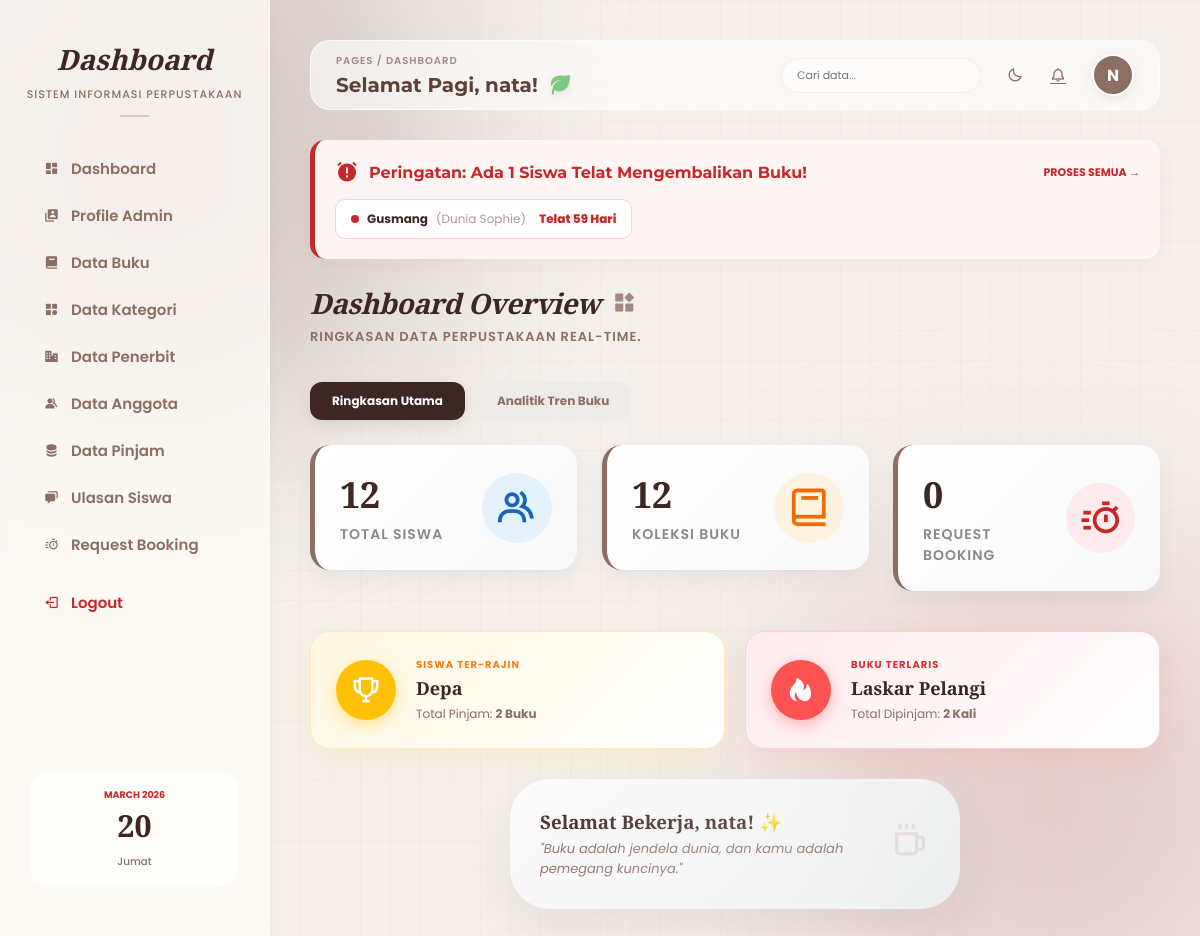
/dashboard.php (signed in), run on the app's committed database.
### tables this page shows
CREATE TABLE `users` (
  `id` int(11) NOT NULL,
  `nama` varchar(100) NOT NULL,
  `no_tlp` varchar(20) NOT NULL,
  `email` varchar(100) NOT NULL,
  `username` varchar(12) NOT NULL,
  `password` varchar(12) NOT NULL,
  `akses` varchar(12) NOT NULL
);

CREATE TABLE `tbl_peminjaman` (
  `id_peminjaman` int(11) NOT NULL,
  `id_buku` varchar(20) NOT NULL,
  `id_anggota` varchar(20) NOT NULL,
  `tgl_pinjam` date NOT NULL,
  `jatuh_tempo` date NOT NULL,
  `tgl_kembali` date DEFAULT NULL,
  `status` enum('Dipinjam','Kembali') NOT NULL DEFAULT 'Dipinjam',
  `denda` int(11) NOT NULL DEFAULT 0
);

CREATE TABLE `tbl_anggota` (
  `id_anggota` varchar(20) NOT NULL,
  `nama_anggota` varchar(100) NOT NULL,
  `kelas` varchar(50) NOT NULL,
  `no_tlp` varchar(20) NOT NULL,
  `status` enum('Aktif','Tidak Aktif') NOT NULL DEFAULT 'Aktif',
  `password` varchar(255) DEFAULT '123'
);

CREATE TABLE `tbl_buku` (
  `id_buku` varchar(10) NOT NULL,
  `judul_buku` varchar(200) NOT NULL,
  `sinopsis_buku` varchar(300) NOT NULL,
  `jumlah_halaman` int(11) NOT NULL,
  `jumlah_buku` int(11) NOT NULL,
  `id_kategori` varchar(10) NOT NULL,
  `id_penerbit` varchar(10) NOT NULL,
  `tahun_terbit` int(11) NOT NULL
);

### dashboard.php (the view, shortened to what this page needs)
<?php
include 'inc/koneksi.php';
$user = $_SESSION['username'];
$query = "SELECT * FROM users WHERE username='$user'";
$hasil = mysqli_query($koneksi, $query);
$tampil = mysqli_fetch_array($hasil);
$inisial = strtoupper(substr($tampil['username'], 0, 1));
$buku_stat = mysqli_fetch_assoc(mysqli_query($koneksi, "SELECT COUNT(*) as total FROM tbl_buku"));
$total_buku = $buku_stat['total'];
$anggota_stat = mysqli_fetch_assoc(mysqli_query($koneksi, "SELECT COUNT(*) as total FROM tbl_anggota"));
$total_anggota = $anggota_stat['total'];
$notif_q = mysqli_query($koneksi, "SELECT COUNT(*) as jumlah FROM tbl_booking WHERE status='Menunggu'");
$notif_d = mysqli_fetch_assoc($notif_q);
$jml_notif = $notif_d['jumlah'];
$tgl_sekarang = date('Y-m-d');
$q_telat = mysqli_query($koneksi, "
    SELECT p.*, a.nama_anggota, b.judul_buku
    FROM tbl_peminjaman p
    JOIN tbl_anggota a ON p.id_anggota = a.id_anggota
    JOIN tbl_buku b ON p.id_buku = b.id_buku
    WHERE p.status = 'Dipinjam' AND p.jatuh_tempo < '$tgl_sekarang'
");
$jml_telat = mysqli_num_rows($q_telat);
$q_rajin = mysqli_query($koneksi, "
    SELECT a.nama_anggota, COUNT(p.id_anggota) as total
    FROM tbl_peminjaman p
    JOIN tbl_anggota a ON p.id_anggota = a.id_anggota
    GROUP BY p.id_anggota
    ORDER BY total DESC LIMIT 1
");
$d_rajin = mysqli_fetch_assoc($q_rajin);
$q_laku = mysqli_query($koneksi, "
    SELECT b.judul_buku, COUNT(p.id_buku) as total
    FROM tbl_peminjaman p
    JOIN tbl_buku b ON p.id_buku = b.id_buku
    GROUP BY p.id_buku
    ORDER BY total DESC LIMIT 1
");
$d_laku = mysqli_fetch_assoc($q_laku);
$q_grafik = mysqli_query($koneksi, "
    SELECT b.judul_buku, COUNT(p.id_buku) as total
    FROM tbl_peminjaman p
    JOIN tbl_buku b ON p.id_buku = b.id_buku
    GROUP BY p.id_buku
    ORDER BY total DESC LIMIT 5
");
$hari_ini = date('l');
$tanggal = date('d');
$bulan_tahun = date('F Y');
$hari_indo = ['Sunday'=>'Minggu', 'Monday'=>'Senin', 'Tuesday'=>'Selasa', 'Wednesday'=>'Rabu', 'Thursday'=>'Kamis', 'Friday'=>'Jumat', 'Saturday'=>'Sabtu'];
$hari_fix = $hari_indo[$hari_ini];
?>
<!DOCTYPE html>
<html lang="id">
<head>
    <link href='https://unpkg.com/boxicons@2.1.4/css/boxicons.min.css' rel='stylesheet'>
    <link rel="stylesheet" href="style.css?v=<?php echo time(); ?>">
</head>
<body>
    <div class="dashboard-container">
        <div class="sidebar">
            <div class="sidebar-header">
                <h2>Dashboard</h2>
                <p>Sistem Informasi Perpustakaan</p>
            </div>
            <ul class="nav-links">
                <li><a href="dashboard.php"><i class='bx bxs-dashboard'></i> Dashboard</a></li>
                <li><a href="?page=profile"><i class='bx bxs-user-account'></i> Profile Admin</a></li>
                <li><a href="?page=buku"><i class='bx bxs-book'></i> Data Buku</a></li>
                <li><a href="?page=kategori"><i class='bx bxs-category'></i> Data Kategori</a></li>
                <li><a href="?page=penerbit"><i class='bx bxs-business'></i> Data Penerbit</a></li>
                <li><a href="?page=anggota"><i class='bx bxs-group'></i> Data Anggota</a></li>
                <li><a href="?page=peminjaman"><i class='bx bxs-data'></i> Data Pinjam</a></li>
                <li><a href="?page=ulasan"><i class='bx bxs-chat'></i> Ulasan Siswa</a></li>
                <li>
                    <a href="?page=booking" style="<?php if($jml_notif > 0) echo 'color:#C62828; font-weight:bold;'; ?>">
                        <i class='bx bx-timer'></i> Request Booking
                    </a>
                </li>
                <li><a href="#" class="logout-link" onclick="konfirmasiLogout(event)"><i class='bx bx-log-out'></i> Logout</a></li>
            </ul>
            <div class="sidebar-footer">
                <div class="calendar-widget">
                    <span class="cal-month"><?php echo $bulan_tahun; ?></span>
                    <h1 class="cal-day"><?php echo $tanggal; ?></h1>
                    <span class="cal-day-name"><?php echo $hari_fix; ?></span>
                </div>
            </div>
        </div>
        <div class="main-content">
            <div class="top-header">
                <div class="header-left">
                    <div class="breadcrumb">Pages / <span><?php echo isset($_GET['page']) ? ucfirst($_GET['page']) : 'Dashboard'; ?></span></div>
                    <div class="header-welcome">
                        <?php
                        $jam = date('H');
                        if ($jam >= 4 && $jam < 11) { $sapaan = "Selamat Pagi"; $icon = "<i class='bx bxs-leaf mood-icon' style='color: #81C784; font-size: 24px;'></i>"; }
                        elseif ($jam >= 11 && $jam < 15) { $sapaan = "Selamat Siang"; $icon = "<i class='bx bxs-sun mood-icon' style='color: #FFB74D; font-size: 24px;'></i>"; }
                        elseif ($jam >= 15 && $jam < 18) { $sapaan = "Selamat Sore"; $icon = "<i class='bx bxs-coffee mood-icon' style='color: #8D6E63; font-size: 24px;'></i>"; }
                        else { $sapaan = "Selamat Malam"; $icon = "<i class='bx bxs-moon mood-icon' style='color: #7986CB; font-size: 24px;'></i>"; }
                        ?>
                        <div class="greeting-wrapper">
                            <h3 class="greeting-text"><?php echo $sapaan; ?>, <?php echo htmlspecialchars($tampil['username']); ?>!</h3>
                            <?php echo $icon; ?>
                        </div>
                    </div>
                </div>
                <div class="header-right">
                    <form action="dashboard.php" method="GET" class="search-box">
                        <input type="text" name="keyword" class="search-input" placeholder="Cari data..." autocomplete="off">
                    </form>
                    <div style="display: flex; align-items: center; gap: 5px;">
                        <div class="notif-btn" id="darkModeBtn" title="Ganti Mode Gelap/Terang" style="cursor: pointer;"><i class='bx bx-moon'></i></div>
                        <a href="?page=booking" class="notif-btn" title="Lihat Request Booking"><i class='bx bx-bell'></i><?php if($jml_notif > 0): ?><span class="notif-dot"></span><?php endif; ?></a>
                    </div>
                    <div class="profile-dropdown">
                        <div class="mini-avatar"><?php echo $inisial; ?></div>
                    </div>
                </div>
            </div>
            <div class="content-wrapper">
                <?php
                if (isset($_GET['page'])) {
                    $page = $_GET['page'];
                    switch ($page) {
                        case 'profile': include "profile.php"; break;
                        case 'buku': include "buku/view_buku.php"; break;
                        case 'tambah_buku': include "buku/form_tambah_buku.php"; break;
                        case 'edit_buku': include "buku/edit_buku.php"; break;
                        case 'kategori': include "kategori/view_kategori.php"; break;
                        case 'tambah_kategori': include "kategori/form_tambah_kategori.php"; break;
                        case 'edit_kategori': include "kategori/edit_kategori.php"; break;
                        case 'penerbit': include "penerbit/view_penerbit.php"; break;
                        case 'tambah_penerbit': include "penerbit/form_tambah_penerbit.php"; break;
                        case 'edit_penerbit': include "penerbit/edit_penerbit.php"; break;
                        case 'anggota': include "anggota/view_anggota.php"; break;
                        case 'tambah_anggota': include "anggota/form_tambah_anggota.php"; break;
                        case 'booking':include "data_booking.php"; break;
                        case 'edit_anggota': include "anggota/edit_anggota.php"; break;
                        case 'peminjaman': include "peminjaman/view_peminjaman.php"; break;
                        case 'tambah_peminjaman': include "peminjaman/form_tambah_peminjaman.php"; break;
                        case 'ulasan': include "ulasan/view_ulasan.php"; break;
                        case 'pencarian': include "pencarian.php"; break;
                        case 'ubah_password': include "form_ubah_password.php"; break;
                        case 'laporan': include "laporan/laporan_peminjaman.php"; break;
                        default: include "profile.php"; break;
                    }
                } else {
                ?>
                    <?php if ($jml_telat > 0) { ?>
                        <div class="fade-in-up" style="background: #FFF5F5; border-left: 5px solid #C62828; padding: 20px; border-radius: 15px; margin-bottom: 25px; box-shadow: 0 5px 15px rgba(198, 40, 40, 0.05);">
                            <div style="display: flex; justify-content: space-between; align-items: center; margin-bottom: 15px;">
                                <h3 style="color: #C62828; font-size: 16px; font-family: 'Montserrat', sans-serif; display: flex; align-items: center; gap: 10px;"><i class='bx bxs-alarm-exclamation' style="font-size: 24px;"></i> Peringatan: Ada <?= $jml_telat; ?> Siswa Telat Mengembalikan Buku!</h3>
                                <a href="?page=peminjaman&status=pinjam" style="font-size: 11px; font-weight: 700; color: #C62828; text-transform: uppercase; text-decoration: none;">Proses Semua &rarr;</a>
                            </div>
                            <div style="display: flex; flex-wrap: wrap; gap: 10px;">
                                <?php mysqli_data_seek($q_telat, 0); while($t = mysqli_fetch_array($q_telat)) {
                                    $diff = strtotime($tgl_sekarang) - strtotime($t['jatuh_tempo']);
                                    $hari = floor($diff / (60 * 60 * 24));
                                ?>
                                    <div style="background: #fff; padding: 10px 15px; border-radius: 10px; font-size: 12px; border: 1px solid #FFCDD2; display: flex; align-items: center; gap: 8px;">
                                        <div style="width: 8px; height: 8px; background: #C62828; border-radius: 50%;"></div>
                                        <b style="color: #3E2723;"><?= $t['nama_anggota']; ?></b> <span style="color: #8D6E63; opacity: 0.7;">(<?= $t['judul_buku']; ?>)</span><span style="color: #C62828; font-weight: 800; margin-left: 5px;">Telat <?= $hari; ?> Hari</span>
                                    </div>
                                <?php } ?>
                            </div>
                        </div>
                    <?php } ?>
                    <div class="header-profile fade-in-up">
                        <h1 class="dashboard-title">Dashboard Overview <i class='bx bxs-widget' style="color: #A1887F; font-size: 24px;"></i></h1>
                        <p class="dashboard-subtitle">Ringkasan data perpustakaan real-time.</p>
                    </div>
                    <div class="tab-menu fade-in-up">
                        <button class="tab-btn active" onclick="openTab(event, 'ringkasan')">Ringkasan Utama</button>
                        <button class="tab-btn" onclick="openTab(event, 'analitik')">Analitik Tren Buku</button>
                    </div>
                    <div id="ringkasan" class="tab-content active">
                        <div class="stats-grid fade-in-up">
                            <a href="?page=anggota" style="text-decoration: none;">
                                <div class="stat-card">
                                    <div class="stat-info"><h3><?php echo $total_anggota; ?></h3><p>Total Siswa</p></div>
                                    <div class="stat-icon" style="background: #E3F2FD; color: #1565C0;"><i class='bx bx-group'></i></div>
                                </div>
                            </a>
                            <a href="?page=buku" style="text-decoration: none;">
                                <div class="stat-card">
                                    <div class="stat-info"><h3><?php echo $total_buku; ?></h3><p>Koleksi Buku</p></div>
                                    <div class="stat-icon" style="background: #FFF3E0; color: #EF6C00;"><i class='bx bx-book'></i></div>
                                </div>
                            </a>
                            <a href="?page=booking" style="text-decoration: none;">
                                <div class="stat-card">
                                    <div class="stat-info"><h3><?php echo $jml_notif; ?></h3><p>Request Booking</p></div>
                                    <div class="stat-icon" style="background: #FFEBEE; color: #C62828;"><i class='bx bx-timer'></i></div>
                                </div>
                            </a>
                        </div>
                        <div class="hof-container fade-in-up">
                            <div class="hof-card hof-gold">
                                <div class="hof-icon icon-gold"><i class='bx bx-trophy'></i></div>
                                <div>
                                    <span class="hof-label label-gold">Siswa Ter-Rajin</span>
                                    <h4 class="hof-title"><?php echo ($d_rajin) ? $d_rajin['nama_anggota'] : "- Belum Ada -"; ?></h4>
                                    <p class="hof-desc"><?php echo ($d_rajin) ? "Total Pinjam: <b>" . $d_rajin['total'] . " Buku</b>" : "Data masih kosong"; ?></p>
                                </div>
                            </div>
                            <div class="hof-card hof-red">
                                <div class="hof-icon icon-red"><i class='bx bxs-hot'></i></div>
                                <div>
                                    <span class="hof-label label-red">Buku Terlaris</span>
                                    <h4 class="hof-title"><?php echo ($d_laku) ? $d_laku['judul_buku'] : "- Belum Ada -"; ?></h4>
                                    <p class="hof-desc"><?php echo ($d_laku) ? "Total Dipinjam: <b>" . $d_laku['total'] . " Kali</b>" : "Data masih kosong"; ?></p>
                                </div>
                            </div>
                        </div>
                        <div class="card welcome-banner fade-in-up">
                            <div>
                                <h3 style="font-family: 'Playfair Display', serif; color: #3E2723; margin-bottom: 5px;">Selamat Bekerja, <?php echo htmlspecialchars($tampil['username']); ?>! ✨</h3>
                                <p style="color: #8D6E63; font-style: italic; font-size: 13px; margin: 0;">"Buku adalah jendela dunia, dan kamu adalah pemegang kuncinya."</p>
                            </div>
                            <div class="welcome-icon"><i class='bx bx-coffee'></i></div>
                        </div>
                    </div>
                <?php } ?>
            </div>
        </div>
    </div>
</body>
</html>

### dashboard.php (style rules this page uses)
.tab-menu { display: flex; gap: 10px; margin-bottom: 25px; }
.tab-btn { padding: 10px 22px; border: none; background: #EFEBE9; color: #8D6E63; border-radius: 12px; cursor: pointer; font-weight: 700; font-size: 12px; transition: 0.3s; }
.tab-btn.active { background: #3E2723; color: #fff; box-shadow: 0 5px 15px rgba(62, 39, 35, 0.1); }
.tab-content { display: none; animation: fadeIn 0.5s ease; width: 100%; }
.tab-content.active { display: block; }

### data on the page
users: username "nata", username "N"
tbl_peminjaman: id_anggota.nama_anggota "Gusmang", id_buku.judul_buku "Dunia Sophie"

### other printed values
$sapaan "Selamat Pagi"
$jml_telat "1"
$total_anggota "12"
$total_buku "12"
$jml_notif "0"
$d_rajin['nama_anggota'] "Depa"
$d_rajin['total'] "2"
$d_laku['judul_buku'] "Laskar Pelangi"
$d_laku['total'] "2"
